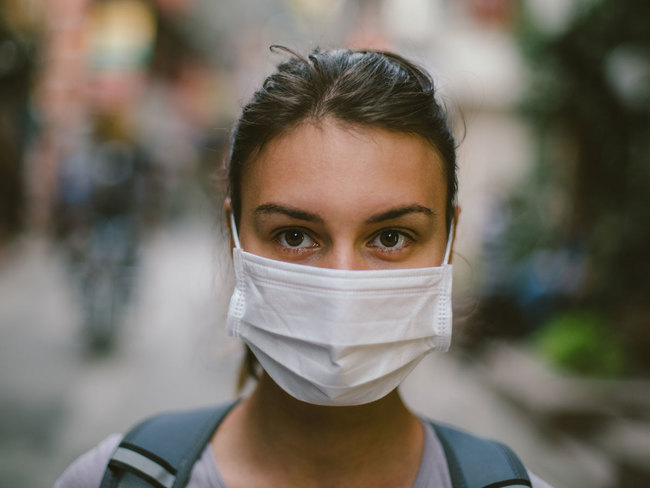
#> input picture HOG/test.jpg, 650 x 488 px
$ python HaarFace.py
#> lines starting #> are read from the running program, lines starting #| are printed output that depends on the picture; after the words box and inside, x2 and y2 are one past the last pixel; in counts of white or black regions, pixels touching at a corner belong together
import numpy as np
import cv2
from imutils.video import VideoStream

face_cascade = cv2.CascadeClassifier("haarcascade_frontalface_default.xml")

img = cv2.imread('test.jpg')
#> img is the input picture: shape (488, 650, 3); mean B, G, R 99.1, 109.6, 116.3
gray = cv2.cvtColor(img, cv2.COLOR_BGR2GRAY)
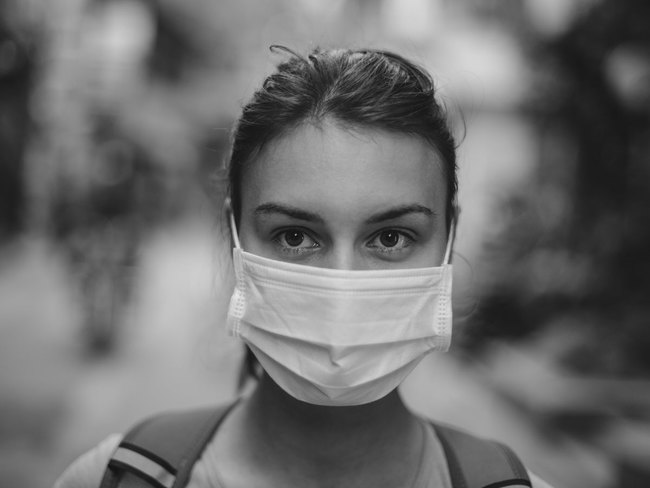
#> gray: shape (488, 650); min 10, max 235, mean 110.4


# cv2.imshow('img',img)
# cv2.waitKey(0)
# cv2.destroyAllWindows()

vs = VideoStream(src=0).start()
while(True):
    frame = vs.read()
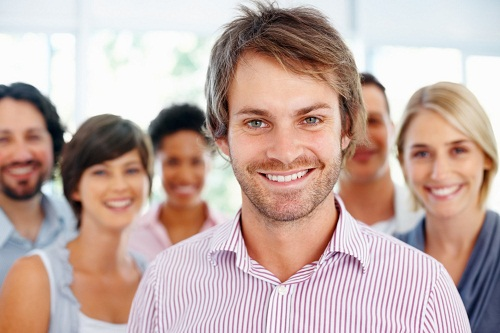
#> input picture HOG/nomaask.jpg, 500 x 333 px, given in place of the camera
#> frame is the input picture: shape (333, 500, 3); mean B, G, R 164.5, 171.1, 195.5

    frame = cv2.resize(frame, (800, 400))
#> frame: shape (400, 800, 3)
    gray = cv2.cvtColor(frame, cv2.COLOR_BGR2GRAY)
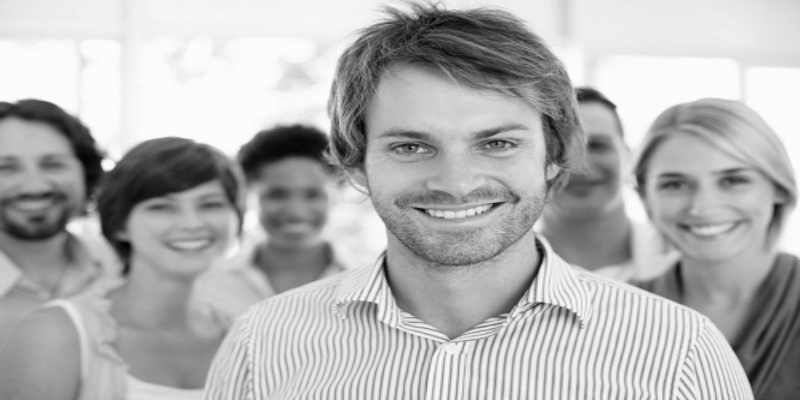
#> gray: shape (400, 800); min 2, max 255, mean 177.5
    faces = face_cascade.detectMultiScale(gray, 1.3, 1)
#> faces = [[249, 159, 92, 92], [110, 290, 89, 89], [632, 132, 132, 132], [339, 62, 224, 224]]
    for (x, y, w, h) in faces:
        frame = cv2.rectangle(frame, (x, y), (x + w, y + h), (255, 0, 0), 2)
        roi_gray = gray[y:y + h, x:x + w]
        roi_color = frame[y:y + h, x:x + w]
#> this loop made 4 passes
#> pass 1, `roi_gray = gray[y:y + h, x:x + w]`:
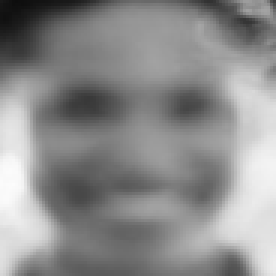
#> roi_gray: shape (92, 92) (shown 3 times larger); min 13, max 252, mean 140.5
#> pass 1, `roi_color = frame[y:y + h, x:x + w]`:
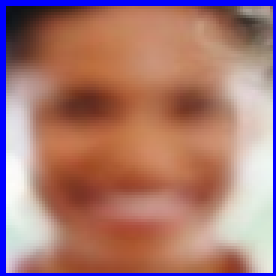
#> roi_color: shape (92, 92, 3) (shown 3 times larger); mean B, G, R 115.2, 120.3, 167
#> pass 2, `frame = cv2.rectangle(frame, (x, y), (x + w, y + h), (255, 0, 0), 2)`:
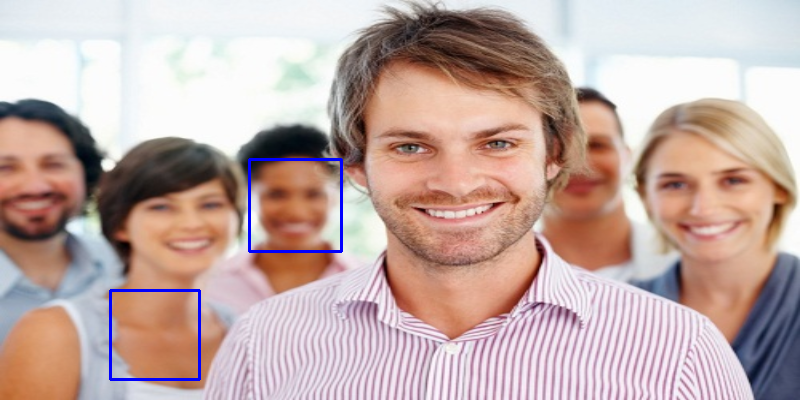
#> frame: shape (400, 800, 3); mean B, G, R 165.3, 170, 194.2
#> after the loop:
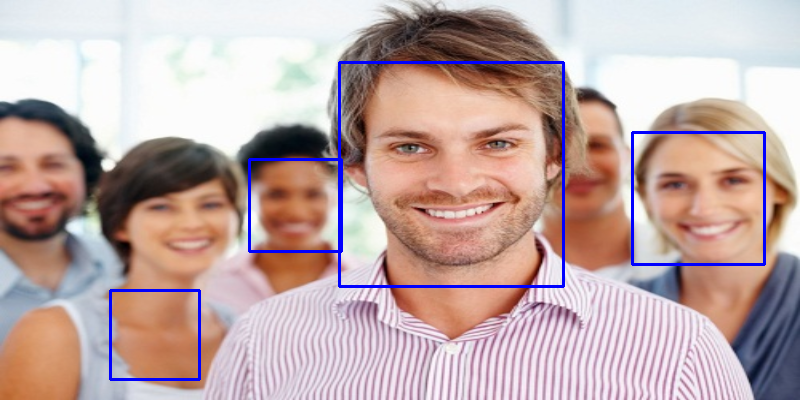
#> frame: shape (400, 800, 3); 1.3% of pixels changed, all inside (x1, y1, x2, y2) = (338, 61, 766, 288)

    cv2.imshow("Frame", frame)

    key = cv2.waitKey(1) & 0xFF
#> (key q is pressed here)

    if key == ord("q"):
        cv2.imwrite("Frame.png", frame)
        break
